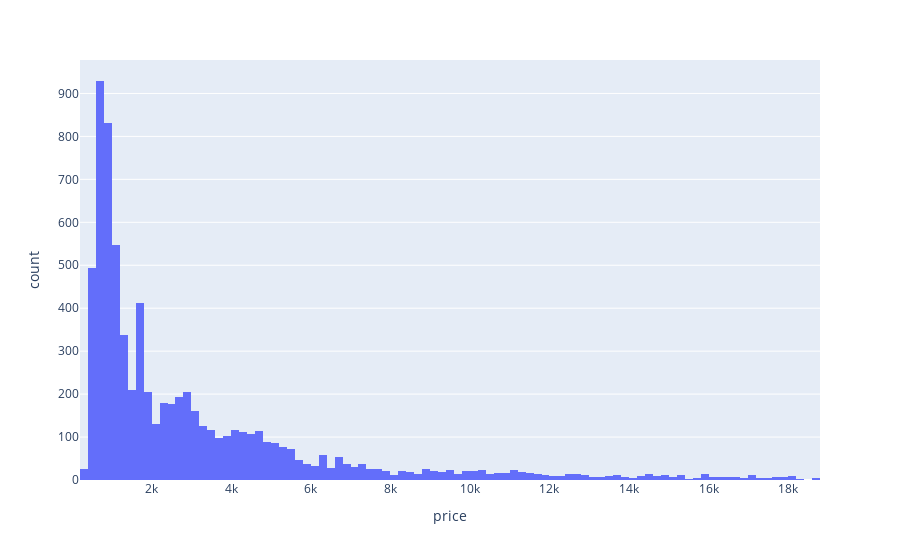

This figure's notebook cell:
### Code cell
fig = px.histogram(df , x="price")
fig.show()

### Figure 1 — Plotly figure (JSON) as saved in the notebook; plotly's stock layout.template omitted (floating-point values rounded to 4 significant figures; data arrays with more than 128 entries replaced by an {"elided": "..."} marker saying what was removed)
{"data": [{"alignmentgroup": "True", "bingroup": "x", "hovertemplate": "price=%{x}<br>count=%{y}<extra></extra>", "legendgroup": "", "marker": {"color": "#636efa", "pattern": {"shape": ""}}, "name": "", "offsetgroup": "", "orientation": "v", "showlegend": false, "type": "histogram", "x": {"elided": "7325 int values"}, "xaxis": "x", "yaxis": "y"}], "layout": {"barmode": "relative", "legend": {"tracegroupgap": 0}, "margin": {"t": 60}, "xaxis": {"anchor": "y", "domain": [0, 1], "title": {"text": "price"}}, "yaxis": {"anchor": "x", "domain": [0, 1], "title": {"text": "count"}}}}
